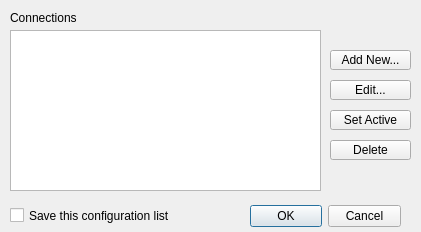
<?xml version="1.0" encoding="UTF-8"?>
<ui version="4.0">
 <class>ConnMgr</class>
 <widget class="QDialog" name="ConnMgr">
  <property name="geometry">
   <rect>
    <x>0</x>
    <y>0</y>
    <width>421</width>
    <height>232</height>
   </rect>
  </property>
  <property name="windowTitle">
   <string>Database Connections</string>
  </property>
  <widget class="QDialogButtonBox" name="buttonBox">
   <property name="geometry">
    <rect>
     <x>250</x>
     <y>200</y>
     <width>151</width>
     <height>32</height>
    </rect>
   </property>
   <property name="orientation">
    <enum>Qt::Orientation::Horizontal</enum>
   </property>
   <property name="standardButtons">
    <set>QDialogButtonBox::StandardButton::Cancel|QDialogButtonBox::StandardButton::Ok</set>
   </property>
  </widget>
  <widget class="QListView" name="connList">
   <property name="geometry">
    <rect>
     <x>10</x>
     <y>30</y>
     <width>311</width>
     <height>161</height>
    </rect>
   </property>
  </widget>
  <widget class="QLabel" name="label">
   <property name="geometry">
    <rect>
     <x>10</x>
     <y>10</y>
     <width>161</width>
     <height>16</height>
    </rect>
   </property>
   <property name="text">
    <string>Connections</string>
   </property>
  </widget>
  <widget class="QPushButton" name="b_New">
   <property name="geometry">
    <rect>
     <x>330</x>
     <y>50</y>
     <width>81</width>
     <height>20</height>
    </rect>
   </property>
   <property name="text">
    <string>Add New...</string>
   </property>
  </widget>
  <widget class="QPushButton" name="b_Edit">
   <property name="geometry">
    <rect>
     <x>330</x>
     <y>80</y>
     <width>81</width>
     <height>20</height>
    </rect>
   </property>
   <property name="text">
    <string>Edit...</string>
   </property>
  </widget>
  <widget class="QPushButton" name="b_Select">
   <property name="geometry">
    <rect>
     <x>330</x>
     <y>110</y>
     <width>81</width>
     <height>20</height>
    </rect>
   </property>
   <property name="text">
    <string>Set Active</string>
   </property>
  </widget>
  <widget class="QPushButton" name="b_delete">
   <property name="geometry">
    <rect>
     <x>330</x>
     <y>140</y>
     <width>81</width>
     <height>20</height>
    </rect>
   </property>
   <property name="text">
    <string>Delete</string>
   </property>
  </widget>
  <widget class="QCheckBox" name="c_savecfg">
   <property name="geometry">
    <rect>
     <x>10</x>
     <y>200</y>
     <width>221</width>
     <height>31</height>
    </rect>
   </property>
   <property name="text">
    <string>Save this configuration list</string>
   </property>
  </widget>
 </widget>
 <resources/>
 <connections>
  <connection>
   <sender>buttonBox</sender>
   <signal>accepted()</signal>
   <receiver>ConnMgr</receiver>
   <slot>accept()</slot>
   <hints>
    <hint type="sourcelabel">
     <x>248</x>
     <y>254</y>
    </hint>
    <hint type="destinationlabel">
     <x>157</x>
     <y>274</y>
    </hint>
   </hints>
  </connection>
  <connection>
   <sender>buttonBox</sender>
   <signal>rejected()</signal>
   <receiver>ConnMgr</receiver>
   <slot>reject()</slot>
   <hints>
    <hint type="sourcelabel">
     <x>316</x>
     <y>260</y>
    </hint>
    <hint type="destinationlabel">
     <x>286</x>
     <y>274</y>
    </hint>
   </hints>
  </connection>
 </connections>
</ui>
